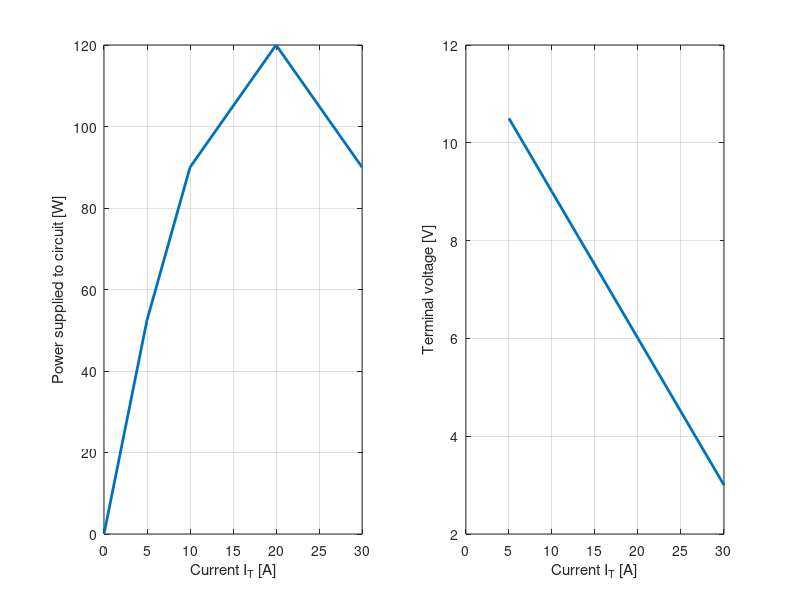

Reproduce this figure in MATLAB.
%% 
clear, clc, close all
I_T = [0 5 10 20 30]; %Different types of current values [Ampere]
P_supp = [0 52.5 90 120 90]; %Power supplied to the circuit [Watt]
V_T = P_supp./I_T; %Terminal voltage [Volt]

%Plotting the Power supplied as a function of current
%And the Terminal voltage as a function of current
figure(1)
subplot(1,2,1)
plot(I_T,P_supp,'LineWidth',2)
xlabel('Current I_T [A]')
ylabel('Power supplied to circuit [W]')
grid on

subplot(1,2,2)
plot(I_T,V_T,'LineWidth',2)
xlabel('Current I_T [A]')
ylabel('Terminal voltage [V]')
grid on